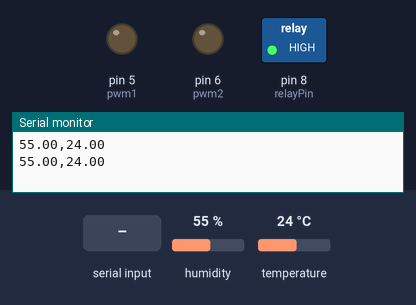
A sketch run on a simulated Arduino Uno, built with avr-gcc and run on an emulated ATmega328P. Shown: switched loads named in the sketch (green lamp = pin HIGH), output pins drawn as LEDs (lit = HIGH), the last lines printed to the serial monitor. The test bench sets the inputs (shaded band); at power-on: humidity 55 %, temperature 24 °C.

Above: at 1.3 s.
1.4 s: "90,45\n" received over Serial
At 6.4 s:
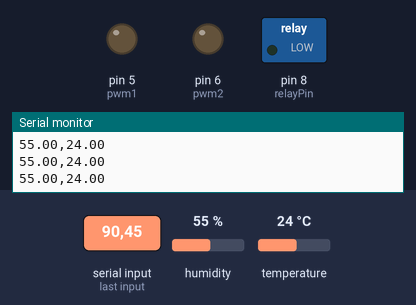
6.7 s: "1\n" received over Serial
At 8.4 s:
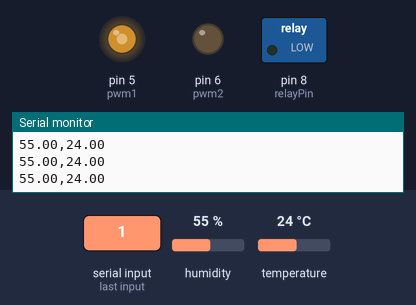
10.7 s: "2\n" received over Serial
At 11.9 s:
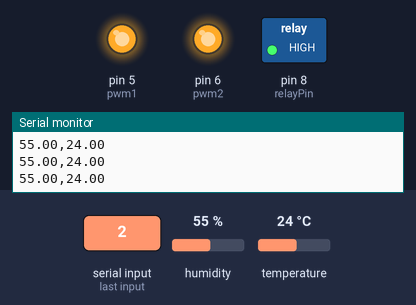
Timing chart, 0 to 14.7 s (numbered marks = the images above; inputs shaded):
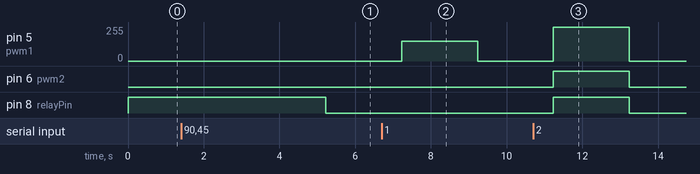

Measured:
- after the input at 1.4 s, pin 8 (relayPin): HIGH → LOW after 3.8 s
- after the input at 6.7 s, pin 5 (pwm1): 0/255 → 150/255 after 0.53 s, → 0/255 2.0 s later
- after the input at 10.7 s, pin 5 (pwm1): 0/255 → 255/255 after 0.54 s, → 0/255 2.0 s later; pin 6 (pwm2), pin 8 (relayPin): LOW → HIGH after 0.54 s, → LOW 2.0 s later

The sketch:

smart_dehumidifier.ino
```cpp
#include <DHT.h>

// ===== SENSOR SETUP =====
#define DHTPIN 2
#define DHTTYPE DHT22

DHT dht(DHTPIN, DHTTYPE);

// ===== PINS =====
int pwm1 = 5;      // XY-MOS 1 (Peltier 1)
int pwm2 = 6;      // XY-MOS 2 (Peltier 2)
int relayPin = 8;  // Relay (Pump)

// ===== SETUP =====
void setup() {

  Serial.begin(9600);
  dht.begin();

  pinMode(pwm1, OUTPUT);
  pinMode(pwm2, OUTPUT);
  pinMode(relayPin, OUTPUT);

  // Pump OFF initially (active LOW relay)
  digitalWrite(relayPin, HIGH);
}

// ===== LOOP =====
void loop() {

  // === READ SENSOR ===
  float h = dht.readHumidity();
  float t = dht.readTemperature();

  // Send only valid readings
  if (!isnan(h) && !isnan(t)) {

    Serial.print(h);
    Serial.print(",");
    Serial.println(t);
  }

  delay(200);

  // === RECEIVE ML OUTPUT ===
  if (Serial.available()) {

    int level = Serial.parseInt();   // 0,1,2

    int pwmVal1 = 0;
    int pwmVal2 = 0;

    // ===== CONTROL LOGIC =====

    // LEVEL 0 → LOW HUMIDITY
    if (level == 0) {

      pwmVal1 = 0;
      pwmVal2 = 0;

      // Pump ON
      digitalWrite(relayPin, LOW);
    }

    // LEVEL 1 → MEDIUM HUMIDITY
    else if (level == 1) {

      pwmVal1 = 150;
      pwmVal2 = 0;

      // Pump ON
      digitalWrite(relayPin, LOW);
    }

    // LEVEL 2 → HIGH HUMIDITY
    else if (level == 2) {

      pwmVal1 = 255;
      pwmVal2 = 255;

      // Pump OFF
      digitalWrite(relayPin, HIGH);
    }

    // APPLY PWM
    analogWrite(pwm1, pwmVal1);
    analogWrite(pwm2, pwmVal2);
  }

  delay(800);
}
```
